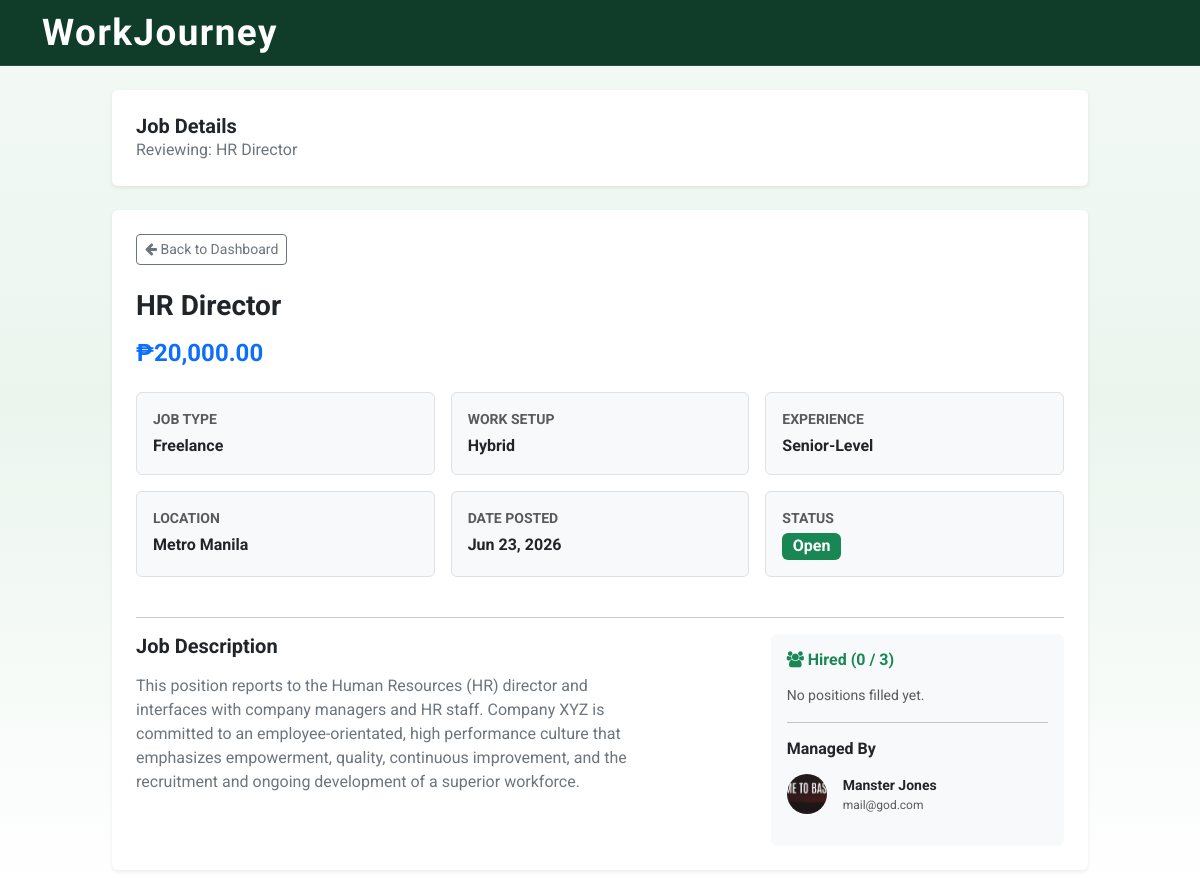
Page /pages/job-details.php?id=4 (signed in) on the committed database.
### tables this page shows
CREATE TABLE `jobs` (
  `JobID` int(11) NOT NULL,
  `EmployerID` int(11) NOT NULL,
  `JobTitle` varchar(255) NOT NULL,
  `Description` text NOT NULL,
  `JobType` enum('Full-Time','Part-Time','Contract','Internship','Freelance') NOT NULL,
  `WorkSetup` enum('On-Site','Remote','Hybrid') NOT NULL,
  `ExperienceLevel` varchar(50) DEFAULT NULL,
  `Location` varchar(255) DEFAULT NULL,
  `PostedDate` timestamp NOT NULL DEFAULT current_timestamp(),
  `Salary` varchar(255) DEFAULT NULL,
  `Status` varchar(20) DEFAULT 'Open',
  `MaxApplicants` int(11) DEFAULT 1
);

CREATE TABLE `users` (
  `UserID` int(11) NOT NULL,
  `FullName` varchar(100) NOT NULL,
  `Email` varchar(150) NOT NULL,
  `Password` varchar(255) NOT NULL,
  `Usertype` varchar(255) NOT NULL,
  `Location` varchar(200) DEFAULT NULL,
  `JobTitle` varchar(100) DEFAULT NULL,
  `CompanyName` varchar(255) DEFAULT NULL,
  `ContactNumber` varchar(20) DEFAULT NULL,
  `ProfileImagePath` varchar(255) DEFAULT NULL
);

### classes/EmployerClass.php (called while the page is built, shortened)
<?php
class EmployerClass {
    private static function getConnection() {
        return new mysqli("localhost", "root", "", "jobdb");
    }
    public static function getHiredApplicants($jobId) {
        $conn = self::getConnection();
        $stmt = $conn->prepare("SELECT a.ApplicationID, u.FullName, u.ProfileImagePath, u.Email FROM applications a JOIN users u ON a.ApplicantID = u.UserID WHERE a.JobID = ? AND a.Status = 'Accepted'");
        $stmt->bind_param("i", $jobId);
        $stmt->execute();
        $result = $stmt->get_result();
        return $result;
    }
    public static function getJobDetails($jobId) {
        $conn = self::getConnection();
        $stmt = $conn->prepare("SELECT j.*, u.FullName as EmployerName, u.Email, u.ProfileImagePath FROM jobs j JOIN users u ON j.EmployerID = u.UserID WHERE j.JobID = ?");
        $stmt->bind_param("i", $jobId);
        $stmt->execute();
        $result = $stmt->get_result()->fetch_assoc();
        return $result;
    }
}
?>

### classes/UserClass.php (called while the page is built, shortened)
<?php
class UserClass
{
    private static $databaseName = "jobdb";
    private static $conn = null;
    private static function getDb()
    {
        if (self::$conn === null) {
            self::$conn = new mysqli("localhost", "root", "", self::$databaseName);
        }
        return self::$conn;
    }
    public static function getUserById($id)
    {
        $conn = self::getDb();
        $stmt = $conn->prepare("SELECT UserID, FullName, Email, JobTitle, Location, ContactNumber, ProfileImagePath, Usertype, CompanyName FROM users WHERE UserID = ? LIMIT 1");
        $stmt->bind_param("i", $id);
        $stmt->execute();
        $user = $stmt->get_result()->fetch_assoc();
        if ($user) {
            $user['DisplaySubtext'] = ($user['Usertype'] === 'employer')
                ? ($user['CompanyName'] ?? $user['JobTitle'])
                : ($user['JobTitle'] ?? '');
        }
        return $user;
    }
}

### pages/job-details.php (the view, shortened to what this page needs)
<?php
require_once '../classes/UserClass.php';
require_once '../classes/EmployerClass.php';
$user = UserClass::getUserById($_SESSION['user_id']);
$dashboardUrl = ($user['Usertype'] === 'jobseeker') ? 'my-jobs.php' : 'employer.php';
$jobId = $_GET['id'];
$job = EmployerClass::getJobDetails($jobId);
$hiredApplicants = EmployerClass::getHiredApplicants($jobId);
?>
<!DOCTYPE html>
<html lang="en">
<head>
  <link href="https://cdn.jsdelivr.net/npm/bootstrap@5.3.3/dist/css/bootstrap.min.css" rel="stylesheet" />
  <link rel="stylesheet" type="text/css" href="https://cdnjs.cloudflare.com/ajax/libs/font-awesome/4.7.0/css/font-awesome.min.css">
  <link href="styles.css" rel="stylesheet" />
</head>
<body class="home-page-body">
  <nav class="navbar navbar-expand-lg bg-green border-bottom sticky-top py-0">
    <div class="container">
      <a class="navbar-brand jobful-title text-white m-0 pe-2 text-decoration-none" href="home.php">WorkJourney</a>
    </div>
  </nav>
  <main class="page-shell">
    <div class="container py-4" style="max-width: 1000px;">
      <div class="card p-4 mb-4 border-0 shadow-sm">
        <h2 class="h5 mb-0 fw-bold">Job Details</h2>
        <p class="text-secondary mb-0">Reviewing: <?= htmlspecialchars($job['JobTitle']) ?></p>
      </div>
  <div class="card p-4 border-0 shadow-sm">
    <a href="<?= $dashboardUrl ?>" class="btn btn-sm btn-outline-secondary mb-4" style="width: fit-content;">
        <i class="fa fa-arrow-left"></i> Back to Dashboard
    </a>
    <h3 class="fw-bold text-dark"><?= htmlspecialchars($job['JobTitle']) ?></h3>
    <p class="h4 text-primary fw-bold mt-2 mb-4">₱<?= number_format($job['Salary'], 2) ?></p>
    <div class="row g-3 mb-4">
        <div class="col-md-4">
            <div class="p-3 border rounded bg-light h-100">
                <small class="text-uppercase text-muted fw-bold d-block mb-1">Job Type</small>
                <span class="fw-bold text-dark"><?= htmlspecialchars($job['JobType']) ?></span>
            </div>
        </div>
        <div class="col-md-4">
            <div class="p-3 border rounded bg-light h-100">
                <small class="text-uppercase text-muted fw-bold d-block mb-1">Work Setup</small>
                <span class="fw-bold text-dark"><?= htmlspecialchars($job['WorkSetup']) ?></span>
            </div>
        </div>
        <div class="col-md-4">
            <div class="p-3 border rounded bg-light h-100">
                <small class="text-uppercase text-muted fw-bold d-block mb-1">Experience</small>
                <span class="fw-bold text-dark"><?= htmlspecialchars($job['ExperienceLevel']) ?></span>
            </div>
        </div>
        <div class="col-md-4">
            <div class="p-3 border rounded bg-light h-100">
                <small class="text-uppercase text-muted fw-bold d-block mb-1">Location</small>
                <span class="fw-bold text-dark"><?= htmlspecialchars($job['Location']) ?></span>
            </div>
        </div>
        <div class="col-md-4">
            <div class="p-3 border rounded bg-light h-100">
                <small class="text-uppercase text-muted fw-bold d-block mb-1">Date Posted</small>
                <span class="fw-bold text-dark"><?= date('M d, Y', strtotime($job['PostedDate'])) ?></span>
            </div>
        </div>
        <div class="col-md-4">
            <div class="p-3 border rounded bg-light h-100">
                <small class="text-uppercase text-muted fw-bold d-block mb-1">Status</small>
                <span class="badge <?= $job['Status'] === 'Filled' ? 'bg-danger' : 'bg-success' ?> fs-6">
                    <?= htmlspecialchars($job['Status']) ?>
                </span>
            </div>
        </div>
    </div>
        <hr>
        <div class="row">
            <div class="col-md-8">
                <h5 class="fw-bold mb-3">Job Description</h5>
                <p class="text-secondary"><?= nl2br(htmlspecialchars($job['Description'])) ?></p>
            </div>
            <div class="col-md-4">
                <div class="bg-light p-3 rounded">
                    <h6 class="fw-bold text-success mb-3">
                        <i class="fa fa-users"></i> Hired (<?= $hiredApplicants->num_rows ?> / <?= htmlspecialchars($job['MaxApplicants']) ?>)
                    </h6>
                    <?php if ($hiredApplicants->num_rows > 0): ?>
                        <?php while ($hired = $hiredApplicants->fetch_assoc()): ?>
                            <div class="d-flex align-items-center justify-content-between mb-3 border-bottom pb-2">
                                <div class="d-flex align-items-center gap-2">
                                    <div class="overflow-hidden d-flex align-items-center justify-content-center" style="width: 40px; height: 40px; border-radius: 50%; background: #ddd;">
                                        <?php if (!empty($hired['ProfileImagePath']) && file_exists("../uploads/profile_img/" . $hired['ProfileImagePath'])): ?>
                                            <img src="../uploads/profile_img/<?= htmlspecialchars($hired['ProfileImagePath']) ?>" style="width:100%; height:100%; object-fit:cover;">
                                        <?php else: ?>
                                            <span class="fw-bold text-secondary"><?= substr($hired['FullName'], 0, 1) ?></span>
                                        <?php endif; ?>
                                    </div>
                                    <div>
                                        <p class="mb-0 fw-bold small"><?= htmlspecialchars($hired['FullName']) ?></p>
                                        <small class="text-muted d-block" style="font-size: 0.75rem;"><?= htmlspecialchars($hired['Email']) ?></small>
                                    </div>
                                </div>
                                <?php if ($user['Usertype'] === 'employer' && (int)$job['EmployerID'] === (int)$_SESSION['user_id']): ?>
                                <form method="POST" onsubmit="return confirm('Terminate this contract?');">
                                    <input type="hidden" name="app_id_to_terminate" value="<?= $hired['ApplicationID'] ?>">
                                    <button type="submit" name="terminate_single" class="btn btn-outline-danger btn-sm p-1">
                                        <i class="fa fa-times"></i>
                                    </button>
                                </form>
                                <?php endif; ?>
                            </div>
                        <?php endwhile; ?>
                    <?php else: ?>
                        <p class="text-muted small">No positions filled yet.</p>
                    <?php endif; ?>
                    <hr>
                    <h6 class="fw-bold mb-3">Managed By</h6>
                    <div class="d-flex align-items-center gap-3 mb-3">
                        <div class="overflow-hidden d-flex align-items-center justify-content-center" style="width: 40px; height: 40px; border-radius: 50%; background: #eee;">
                            <?php if (!empty($job['ProfileImagePath']) && file_exists("../uploads/profile_img/" . $job['ProfileImagePath'])): ?>
                                <img src="../uploads/profile_img/<?= htmlspecialchars($job['ProfileImagePath']) ?>" style="width:100%; height:100%; object-fit:cover;">
                            <?php else: ?>
                                <span class="fw-bold text-secondary"><?= substr($job['EmployerName'], 0, 1) ?></span>
                            <?php endif; ?>
                        </div>
                        <div>
                            <p class="mb-0 fw-bold small"><?= htmlspecialchars($job['EmployerName']) ?></p>
                            <small class="text-muted d-block" style="font-size: 0.75rem;"><?= htmlspecialchars($job['Email']) ?></small>
                        </div>
                    </div>
                </div>
            </div>
        </div>
      </div>
    </div>
  </main>
</body>
</html>

### pages/styles.css (style rules this page uses)
body { font-family: 'Roboto', sans-serif; margin: 0; background-color: #ffffff; display: flex; flex-direction: column; min-height: 100vh; }
html { height: 100%; }
.jobful-title { font-family: 'Antonio', sans-serif; font-size: 2.3rem; font-weight: 700; color: #0f3d2a; letter-spacing: 0.04em; margin-bottom: 0.25rem; }
body.home-page-body { background: linear-gradient(180deg, #f4faf6 0%, #ebf5ee 45%, #ffffff 100%); }
.bg-green { background-color: #0f3d2a !important; }
.navbar { border-bottom: 1px solid rgba(255, 255, 255, 0.1) !important; }

### rows in the picture
jobs: JobTitle "HR Director", Salary "20,000.00", JobType "Freelance", WorkSetup "Hybrid", ExperienceLevel "Senior-Level", Location "Metro Manila", PostedDate "Jun 23, 2026", Status "Open", Description "This position reports to the Human Resources (HR) director and interfaces with company managers and HR staff. Company XYZ is committed to an employee-orientated, high performance culture that emphasizes empowerment, quality, continuous improvement, and the recruitment and ongoing development of a superior workforce.", MaxApplicants "3", users.ProfileImagePath (picture), users.FullName "Manster Jones", users.Email "mail@god.com"

### other values in the picture
$hiredApplicants->num_rows "0"
